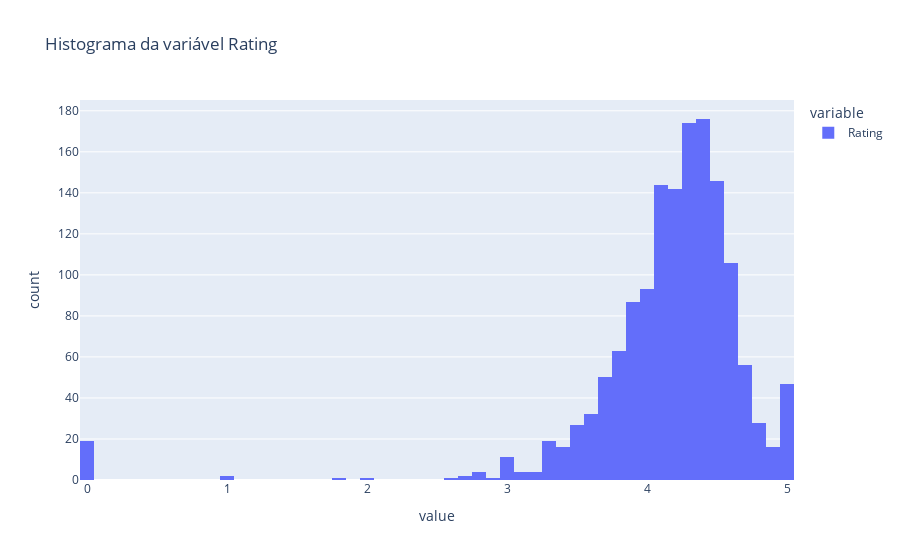

Notebook code for this chart:
### Code cell
# Distribuição da variável Rating
px.histogram(df_cosmeticos['Rating'], title='Histograma da variável Rating')

### Figure 1 — Plotly figure (JSON) as saved in the notebook; plotly's stock layout.template omitted (floating-point values rounded to 4 significant figures; data arrays with more than 128 entries replaced by an {"elided": "..."} marker saying what was removed)
{"data": [{"bingroup": "x", "hovertemplate": "variable=Rating<br>value=%{x}<br>count=%{y}<extra></extra>", "legendgroup": "Rating", "marker": {"color": "#636efa", "pattern": {"shape": ""}}, "name": "Rating", "orientation": "v", "showlegend": true, "type": "histogram", "x": {"elided": "1472 float values"}, "xaxis": "x", "yaxis": "y"}], "layout": {"barmode": "relative", "legend": {"title": {"text": "variable"}, "tracegroupgap": 0}, "title": {"text": "Histograma da variável Rating"}, "xaxis": {"anchor": "y", "domain": [0, 1], "title": {"text": "value"}}, "yaxis": {"anchor": "x", "domain": [0, 1], "title": {"text": "count"}}}}
